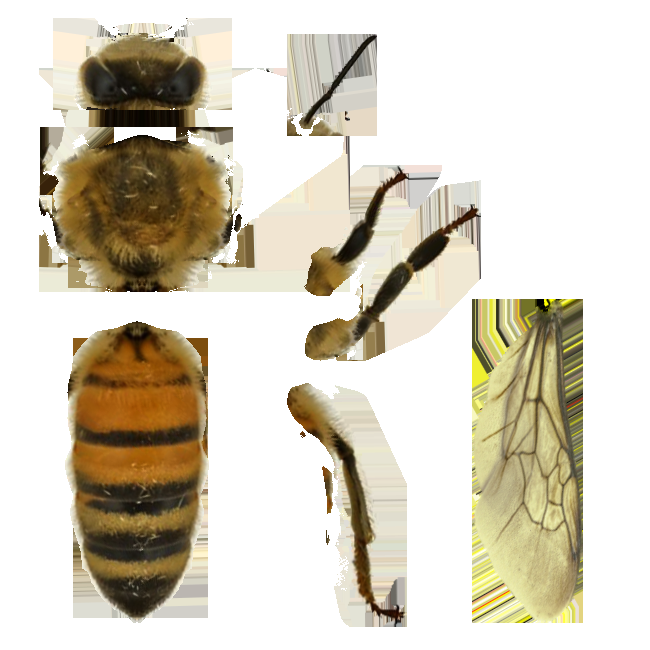
#> input picture beemodel/beeplate.png, 650 x 650 px
$ python -i swarm.py   (imports and definitions only)
#> lines starting #> are read from the running program, lines starting #| are printed output that depends on the picture; after the words box and inside, x2 and y2 are one past the last pixel; in counts of white or black regions, pixels touching at a corner belong together
#> further down, picture is the input picture: shape (650, 650, 3); mean B, G, R 191.8, 207.9, 214.8
#!/usr/bin/python

######## imports ########

import random
import math
import pygame
from pygame.locals import *
import numpy as np

import cv2
import sys

######## constants ########

BLACK_COLOR= (0, 0, 0)
RED_COLOR= (255, 0, 0)
GREEN_COLOR= (0, 255, 0)
BLUE_COLOR= (0, 0, 255)
YELLOW_COLOR= (255, 255, 0)
MAGENTA_COLOR= (255, 0, 255)
CYAN_COLOR= (0, 255, 255)
WHITE_COLOR= (255, 255, 255)

MILLISECONDS_PER_SECOND= 1000

# [1 line that did not run here, left out]
FRAMES_PER_SECOND= 30
DT= 1.0/FRAMES_PER_SECOND

QUIT_MODE= 0
BEE_MODE= 1

SIMULATION_BOUNDS= (1280, 720)

BEE_SIZE= 2.0
BEE_COLOR= YELLOW_COLOR
BEE_CHANGE_TIME= (0.2, 0.8)
BEE_TURN_RATE= (-math.pi, math.pi)
BEE_SPEED= 150.0
BEE_INITIAL_COUNT= 1200
BEE_COUNT_RATE= 300

#Constants only for circle
NECTAR_NUM= 2000
NECTAR_CIRCLE_SIZE= 300

NECTAR_BOX_SIZE= 15
NECTAR_BOX_STRIDE= 3
NECTAR_EDGE_SIZE= 3
#define the attraction matrix
ATTRACTION_MATRIX= np.zeros((2*NECTAR_BOX_SIZE+1, 2*NECTAR_BOX_SIZE+1,2))
# [10 lines not run here, left out]

######## vector2d ########

class c_vector2d(object):
	__slots__= ("x", "y")

	# [14 lines left out: function __init__, not called in this run]

	def __len__(self):
		return 2

	def __getitem__(self, index):
		return (self.x, self.y)[index]

	def __neg__(self):
		return c_vector2d(-self.x, -self.y)

	def __add__(self, other):
		return c_vector2d((self.x+other[0], self.y+other[1]))

	def __radd__(self, other):
		return c_vector2d((other[0]+self.x, other[1]+self.y))

	def __sub__(self, other):
		return c_vector2d((self.x-other[0], self.y-other[1]))

	def __rsub__(self, other):
		return c_vector2d((other[0]-self.x, other[1]-self.y))

	def __mul__(self, other):
		return c_vector2d((self.x*other, self.y*other))

	def __rmul__(self, other):
		return c_vector2d((other*self.x, other*self.y))

	def __truediv__(self, other):
		return c_vector2d((self.x/other, self.y/other))

	# [19 lines left out: functions __iadd__, __isub__, __imul__, __itruediv__, not called in this run]

	def magnitude(self):
		return math.sqrt(self.x*self.x+self.y*self.y)

	def normalized(self):
		return self/self.magnitude()

	# [10 lines left out: functions pinned, rotated, not called in this run]

######## entity ########

class c_entity(object):
	# [23 lines left out: functions __init__, update, not called in this run]

	def draw(self, surface):
		pygame.draw.circle(surface, self.color, self.linear_position, self.size)

######## bee ########

class c_bee(c_entity):
	# [42 lines left out: functions __init__, update, readField, not called in this run]

####### nectar ########

class c_nectar(c_entity):
	def __init__(self, size, color, position):
		c_entity.__init__(self, size, color, position, c_vector2d(), random.uniform(0.0, 2*math.pi), 0)

######## swarm ########

class c_swarm(object):
	def __init__(self, see_nectar= False):
		self.desired_bee_count= BEE_INITIAL_COUNT
		self.bees= []
		self.vect_map= np.zeros([SIMULATION_BOUNDS[0], SIMULATION_BOUNDS[1],2])
		self.see_nectar= see_nectar
		self.nectar= []

	#add nectar with a field described by ATTRACTION_MATRIX
	# [23 lines left out: functions addNectar, addNectarNoField, not called in this run]
			#self.vect_map[x,y]= (np.inf, np.inf)

	# use video camera and edge detection to place nectars
	def captureNectar(self, frame):
		if frame is not None:
			flip= cv2.flip(frame, 1)
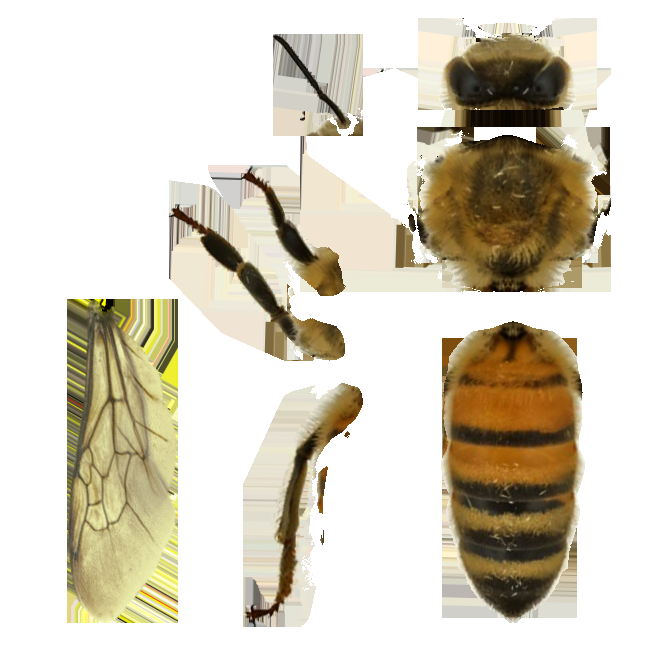
#> flip: shape (650, 650, 3); mean B, G, R 191.8, 207.9, 214.8
			blur= cv2.GaussianBlur(flip, (3, 3), 0)
			edges= cv2.Canny(blur, 100, 200)
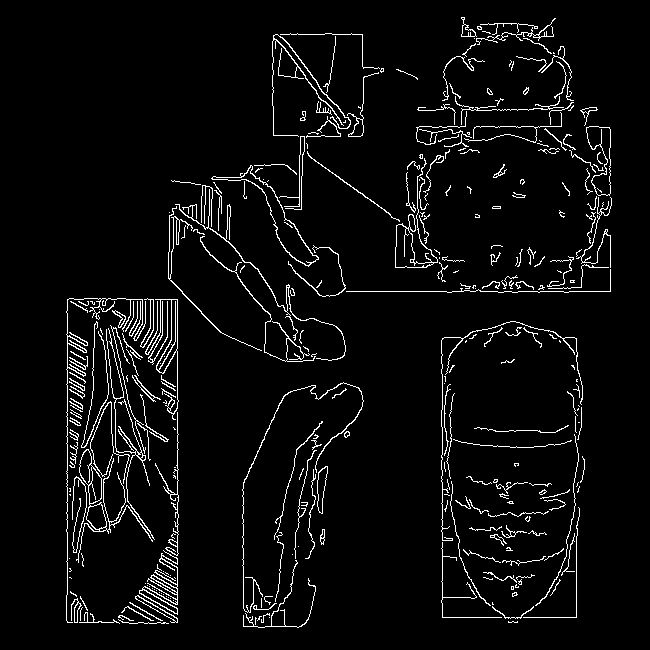
#> edges: shape (650, 650); 4.6% white in thin lines or dots, all inside (x1, y1, x2, y2) = (66, 17, 612, 628)
			edges_thick = cv2.blur(edges, (5,5))
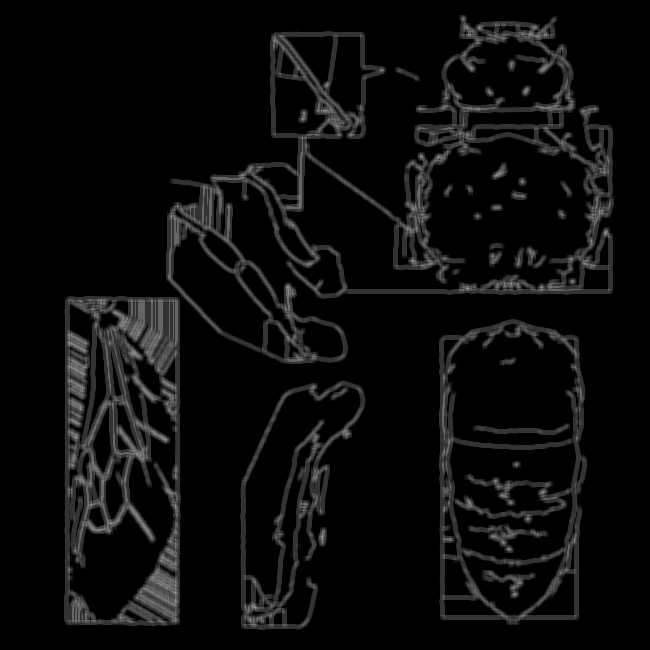
#> edges_thick: shape (650, 650); min 0, max 163, mean 11.8
			# [7 lines of commented-out code are left out]
			self.vect_map= edges_thick.T
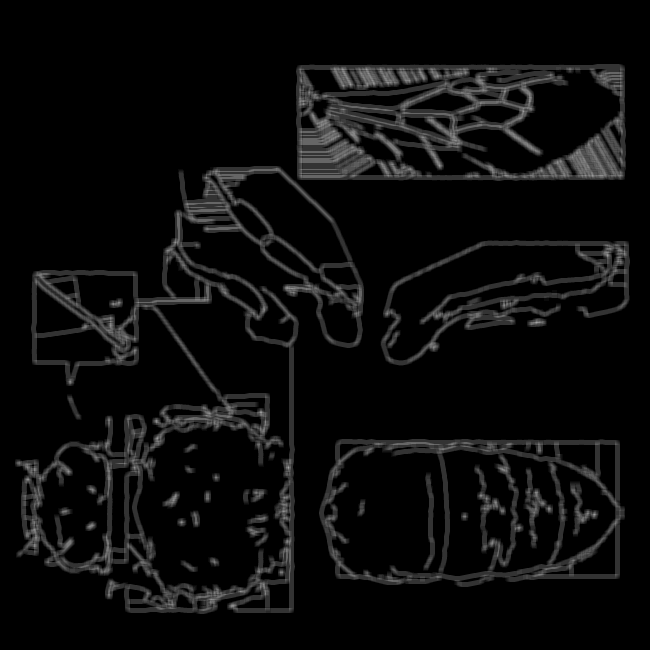
#> self.vect_map: shape (650, 650); min 0, max 163, mean 11.8
		else:
			self.vect_map= np.zeros([SIMULATION_BOUNDS[0], SIMULATION_BOUNDS[1]])

	# [45 lines left out: functions update, draw, initialize_pygame, initialize_camera, read_camera_frame, not called in this run]

# [20 lines not run here, left out]

>>> import cv2
>>> picture = cv2.imread('beemodel/beeplate.png')
>>> result = c_swarm().captureNectar(picture)
